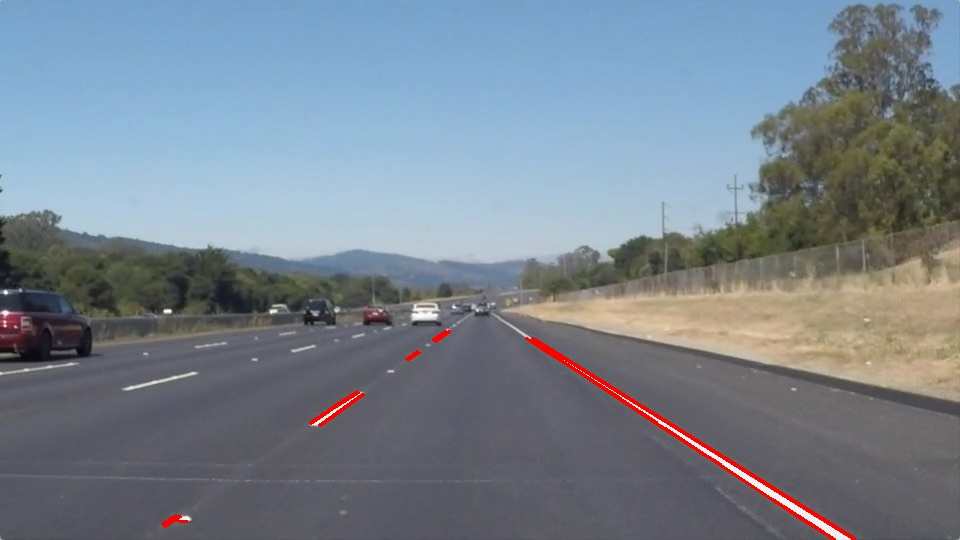
#> input picture Project-1-Finding-Lane-Lines-on-the-Road/line-segments-example.jpg, 960 x 540 px; its folder holds only this picture in this run
$ python -i video_window.py   (imports and definitions only)   (older library calls are emulated)
#> lines starting #> are read from the running program, lines starting #| are printed output that depends on the picture

import matplotlib.image as mpimg
import matplotlib.pyplot as plt
import numpy as np
import pickle
import cv2
import imutils
from imutils.object_detection import non_max_suppression
import glob
import time
import scipy
from sklearn.svm import LinearSVC, SVC
from sklearn import svm
from sklearn.model_selection import GridSearchCV
from sklearn.neural_network import MLPClassifier
from sklearn.preprocessing import StandardScaler
from skimage.feature import hog
from sklearn.model_selection import train_test_split


def color_hist(img, nbins=32, bins_range=(0, 256)):
  '''
  computes histogram of color features
  '''
  # Compute the histogram of the color channels separately
  channel1_hist = np.histogram(img[:,:,0], bins=nbins, range=bins_range)
  channel2_hist = np.histogram(img[:,:,1], bins=nbins, range=bins_range)
  channel3_hist = np.histogram(img[:,:,2], bins=nbins, range=bins_range)
  # Concatenate the histograms into a single feature vector
  hist_features = np.concatenate((channel1_hist[0], channel2_hist[0], channel3_hist[0]))
  # Return the individual histograms, bin_centers and feature vector
  return hist_features


def bin_spatial(img, size=(32, 32)):
  '''
  computes binned color features
  '''
  # Use cv2.resize().ravel() to create the feature vector
  features = cv2.resize(img, size).ravel()
  # Return the feature vector
  return features

#NOTE: input image is grayscale
def get_hog_features(img, orient, pix_per_cell, cell_per_block,
                        vis=False, feature_vec=True):
    '''
    returns HOG features and visualization. Input is a grascale image.
    '''
    # Call with two outputs if vis==True
    if vis == True:
        features, hog_image = hog(img, orientations=orient, pixels_per_cell=(pix_per_cell, pix_per_cell),
                                  cells_per_block=(cell_per_block, cell_per_block), transform_sqrt=True,
                                  visualise=vis, feature_vector=feature_vec)
        return features, hog_image
    # Otherwise call with one output
    else:
        features = hog(img, orientations=orient, pixels_per_cell=(pix_per_cell, pix_per_cell),
                       cells_per_block=(cell_per_block, cell_per_block), transform_sqrt=True,
                       visualise=vis, feature_vector=feature_vec)
        return features

# [5 lines of commented-out code are left out]

def extract_features(imgs, cspace='RGB', spatial_size=(32, 32),
                        hist_bins=32, hist_range=(0, 256), orient=9,
                        pix_per_cell=8, cell_per_block=2, hog_channel=0):
    '''
    Combines features from a list of images.
    Features include: binned colors, histogram of colors, histogram of oriented gradient (HOG)
    '''
    # Create a list to append feature vectors to
    features = []
    # Iterate through the list of images
    for file in imgs:
        # Read in each one by one
        image=file
        # apply color conversion if other than 'RGB'
        if cspace != 'RGB':
            if cspace == 'HSV':
                feature_image = cv2.cvtColor(image, cv2.COLOR_RGB2HSV)
            elif cspace == 'LUV':
                feature_image = cv2.cvtColor(image, cv2.COLOR_RGB2LUV)
            elif cspace == 'HLS':
                feature_image = cv2.cvtColor(image, cv2.COLOR_RGB2HLS)
            elif cspace == 'YUV':
                feature_image = cv2.cvtColor(image, cv2.COLOR_RGB2YUV)
        else: feature_image = np.copy(image)
        # Apply bin_spatial() to get spatial color features
        spatial_features = bin_spatial(feature_image, size=spatial_size)
        # Apply color_hist() also with a color space option now
        hist_features = color_hist(feature_image, nbins=hist_bins, bins_range=hist_range)
        # Call get_hog_features() with vis=False, feature_vec=True
        hog_features = get_hog_features(feature_image[:,:,hog_channel], orient,
                        pix_per_cell, cell_per_block, vis=False, feature_vec=True)
        # Append the new feature vector to the features list
        features.append(np.concatenate((spatial_features, hist_features, hog_features)))
    # Return list of feature vectors
    return features

from sklearn.externals import joblib
# [2 lines not run here, left out]

#Sliding window:
# for count in range(720,730):
# image = mpimg.imread('/Users/michelecavaioni/Flatiron/My-Projects/Udacity (Self Driving Car)/Project #5 (Vehicle Detection and Tracking/my_img/frame%d.jpg' %count)
# image = mpimg.imread('/Users/michelecavaioni/Flatiron/My-Projects/Udacity (Self Driving Car)/Project #5 (Vehicle Detection and Tracking/my_img/frame870.jpg')


def draw_boxes(img, bboxes, color=(0, 0, 255), thick=6):
    '''
    draws rectangular boxes based on given vertices
    '''
    # Make a copy of the image
    imcopy = np.copy(img)
    # Iterate through the bounding boxes
    for bbox in bboxes:
        # Draw a rectangle given bbox coordinates
        cv2.rectangle(imcopy, bbox[0], bbox[1], color, thick)
    # Return the image copy with boxes drawn
    return imcopy


def slide_window(img, x_start_stop=[None, None], y_start_stop=[None, None],
                    xy_window=(64, 64), xy_overlap=(0.5, 0.5)):
    '''
    creates sliding windows throughout the whole image. It outputs a list of vertices to be used to create rectangular boxes
    '''
    # If x and/or y start/stop positions not defined, set to image size
    if x_start_stop==[None, None]:
      x_start_stop = [0,img.shape[1]]
    if y_start_stop==[None, None]:
      y_start_stop = [0,img.shape[0]]
    # Compute the span of the region to be searched

    # Compute the number of pixels per step in x/y
    nx_pix_per_step = np.int(xy_window[0]*(1 - xy_overlap[0]))
    ny_pix_per_step = np.int(xy_window[1]*(1 - xy_overlap[1]))
    # Compute the number of windows in x/y
    num_wind_x = np.int((x_start_stop[1] - x_start_stop[0])/nx_pix_per_step)-1
    num_wind_y = np.int((y_start_stop[1] - y_start_stop[0])/ny_pix_per_step)-1


    # Initialize a list to append window positions to
    window_list = []
    # Loop through finding x and y window positions
        # Calculate each window position
        # Append window position to list
    for iter_y in range(num_wind_y):
      for iter_x in range(num_wind_x):
            beg_x = nx_pix_per_step*iter_x + x_start_stop[0]
            beg_y = ny_pix_per_step*iter_y + y_start_stop[0]
            end_x = beg_x + xy_window[0]
            end_y = beg_y + xy_window[1]
            points = ((beg_x,beg_y),(end_x,end_y))
            window_list.append(points)
    # Return the list of windows
    return window_list


def single_detected_boxes(image, windows):
  detected_boxes=[]
  for one_wind in windows:
    # one_wind = [one_wind]
    y1 = one_wind[0][1]
    y2 = one_wind[1][1]
    x1 = one_wind[0][0]
    x2 = one_wind[1][0]
    crop_img = image[y1:y2,x1:x2]
    resized = cv2.resize(crop_img,(64,64))
    res_feat = extract_features([resized], cspace='RGB', spatial_size=(32, 32),
                        hist_bins=32, hist_range=(0, 256), orient=9,
                        pix_per_cell=4, cell_per_block=2, hog_channel=0)
    res_feat_norm = saved_scaler.transform(res_feat)
    new_prediction = saved_clf.predict(res_feat_norm)
    confidence_scores = saved_clf.decision_function(res_feat_norm)
    if (new_prediction[0]) ==1.0 and confidence_scores>[1.0]:
      # one_wind_flatten = sum(one_wind, ())
      # detected_boxes.append(one_wind_flatten)
      detected_boxes.append(one_wind)
  print(detected_boxes)
  return detected_boxes


def color_blue_filter(image):
  B = image[:,:,2]
  thresh = (254, 255)
  binary = np.zeros_like(B)
  binary[(B > thresh[0]) & (B <= thresh[1])] = 1
  return binary

def contours_list(image):
  windows_medium = slide_window(image, x_start_stop=[200, 1280], y_start_stop=[400, 500],
                        xy_window=(120, 80), xy_overlap=(0.8, 0.8))

  windows_small = slide_window(image, x_start_stop=[700, 1100], y_start_stop=[400, 480],
                      xy_window=(50, 40), xy_overlap=(0.65, 0.65))

  windows_big = slide_window(image, x_start_stop=[200, 1280], y_start_stop=[400, 650],
                      xy_window=(200, 200), xy_overlap=(0.8, 0.8))

  combined = windows_medium+windows_big+windows_small

  detected_boxes = single_detected_boxes(image, combined)

  # if detected_boxes != []:
  image_copy = np.zeros_like(image)
  #fill up the intersecting rectangles so to create a full area:
  window_filled = draw_boxes(image_copy, detected_boxes, color=(0, 0, 255), thick=-1)
  #filter for blue color (color of the filled area) and create binary image:
  binary = color_blue_filter(window_filled)

  ret, thresh = cv2.threshold(binary.astype(np.uint8) * 255, 127, 255, 0)
  im2, contours, hierarchy = cv2.findContours(thresh, cv2.RETR_TREE, cv2.CHAIN_APPROX_SIMPLE)

  return contours
  # else:
  #   return 0
import collections
class Detection():
  def __init__(self, centroid, frame, x, y, h, w):
      self.detected = False
      self.centroid = centroid
      self.frame = 1
      self.count = 0
      self.x = x
      self.y =y
      self.h = h
      self.w = w

# # single image: (comment line 183, 184; uncomment line 185)
frame_count=0
frame_detections =[]
centre_count = collections.deque(maxlen=5)
width_count = collections.deque(maxlen=5)
height_count = collections.deque(maxlen=5)
x_count = collections.deque(maxlen=5)
y_count = collections.deque(maxlen=5)

def pipeline(image):
  global frame_count, centroid, contours, count, frame_detections, past_frame_detections, centre_count, width_count, height_count, x_count, y_count
  frame_count+=1


  if frame_count == 1:
    contours = contours_list(image)
    if contours != 0:
    #draw rectangle over the detected contour areas and centroid of rectangle:
      for contour in contours:
        cnt = contour
        x,y,w,h = cv2.boundingRect(cnt)
        centroidx = (x+w/2)
        centroidy = (y+h/2)
        centroid = (centroidx,centroidy)
        cv2.rectangle(image,(x,y),(x+w,y+h),(192,192,192),2)

        current_detection = Detection(centroid, frame_count, x, y, h, w)
        frame_detections.append(current_detection)
        # [4 lines of commented-out code are left out]
      past_frame_detections = frame_detections
    else:
      past_frame_detections = []

  else:
    contours = contours_list(image)
    if contours != []:
      frame_detections = []
      for contour in contours:
        cnt = contour
        x,y,w,h = cv2.boundingRect(cnt)
        centroidx = (x+w/2)
        centroidy = (y+h/2)
        centroid = (centroidx,centroidy)
        cv2.rectangle(image,(x,y),(x+w,y+h),(192,192,192),2)

        current_detection = Detection(centroid, frame_count, x, y, h, w)
        frame_detections.append(current_detection)
      print(len(contours))
      print(len(frame_detections))
      if past_frame_detections != []:
        for past_frame_det in past_frame_detections:
          for curr_frame_det in frame_detections:
            print(curr_frame_det)
            if len(centre_count)<5 and (frame_count%5 != 0) and abs(past_frame_det.centroid[0]-curr_frame_det.centroid[0])<200 and abs(past_frame_det.centroid[1]-curr_frame_det.centroid[1])<200:
              print('putting stuff')
              print(len(centre_count))
              centre_count.append(curr_frame_det.centroid[0])
              width_count.append(curr_frame_det.w)
              height_count.append(curr_frame_det.h)
              x_count.append(curr_frame_det.x)
              y_count.append(curr_frame_det.y)

            elif (frame_count%5 == 0):
              if len(centre_count)==5:
                print('here iam mean')
                centre_mean = int(np.mean(centre_count))
                widht_mean = int(np.mean(width_count))
                height_mean = int(np.mean(height_count))
                x_mean = int(np.mean(x_count))
                y_mean = int(np.mean(y_count))

                cv2.circle(image, (x_mean, y_mean), 10, (0, 255, 0), -1)
                cv2.rectangle(image,(x_mean,y_mean),(x_mean+widht_mean,y_mean+height_mean),(0,255,0),2)

                centre_count.clear()
                width_count.clear()
                height_count.clear()
                x_count.clear()
                y_count.clear()

              elif (len(centre_count)<5):
                print('clearing all')
                centre_count.clear()
                width_count.clear()
                height_count.clear()
                x_count.clear()
                y_count.clear()

            else:
              pass

        past_frame_detections = frame_detections
      else:
        past_frame_detections = frame_detections
    else:
      past_frame_detections = []
  return image
####################

#VIDEO:
from moviepy.editor import VideoFileClip
from IPython.display import HTML
vid_output = 'detection_video.mp4'
# [1 line that did not run here, left out]
# [1 line that did not run here, left out]
# [1 line not run here, left out]

>>> import cv2
>>> picture = cv2.cvtColor(cv2.imread('../Project-1-Finding-Lane-Lines-on-the-Road/line-segments-example.jpg'), cv2.COLOR_BGR2RGB)
>>> result = pipeline(picture)
#> in contours_list, `windows_medium = slide_window(image, x_start_stop=[200, 1280], y_start..`: windows_medium = 225 items
#> in contours_list, `windows_small = slide_window(image, x_start_stop=[700, 1100], y_start_..`: windows_small = 88 items
#> in contours_list, `windows_big = slide_window(image, x_start_stop=[200, 1280], y_start_st..`: windows_big = 130 items
#> in contours_list, `combined = windows_medium+windows_big+windows_small`: combined = 443 items
#> the loop in single_detected_boxes, `for one_wind in windows:` made 1 pass
#> (one_wind, y1, y2, x1, x2) on pass 1: (((200, 400), (320, 480)), 400, 480, 200, 320)
#> pass 1, in single_detected_boxes, `crop_img = image[y1:y2,x1:x2]`:
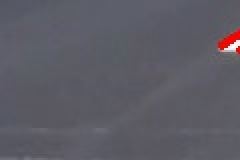
#> crop_img: shape (80, 120, 3) (shown 2 times larger); mean R, G, B 93.2, 91.8, 101
#> pass 1, in single_detected_boxes, `resized = cv2.resize(crop_img,(64,64))`:
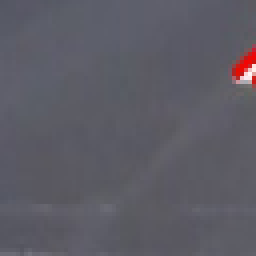
#> resized: shape (64, 64, 3) (shown 4 times larger); mean R, G, B 93.2, 91.8, 101
#> after the loop in single_detected_boxes, `for one_wind in windows:`: detected_boxes = []
#> (the run stopped early here; a loop or call above may not have finished)
